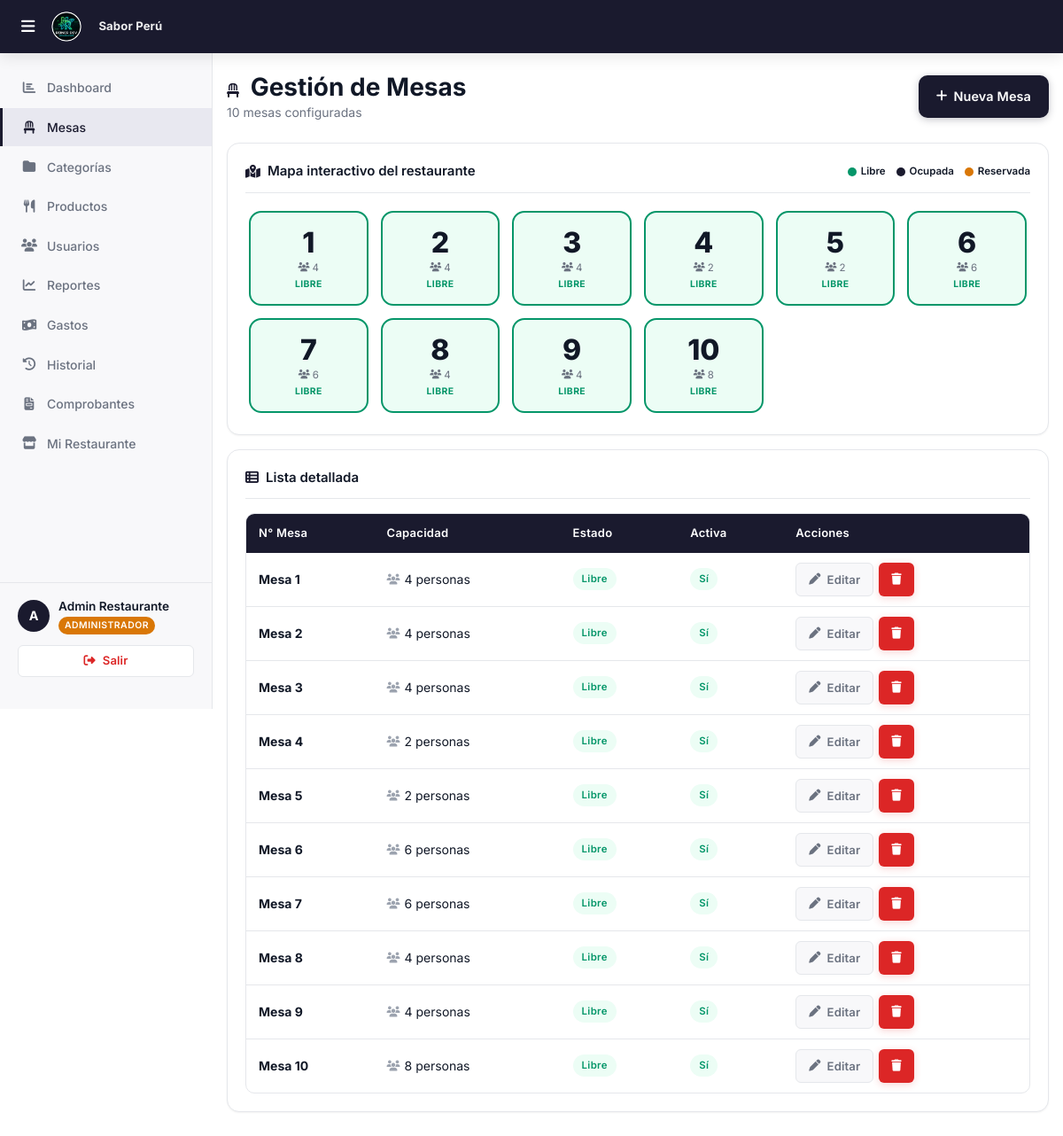
Page /roles/admin/mesas.php (signed in) on the committed database.
### tables this page shows
CREATE TABLE IF NOT EXISTS facturacion_config (
    id                  INT PRIMARY KEY AUTO_INCREMENT,
    restaurante_id      INT          NOT NULL UNIQUE,
    ruc                 VARCHAR(11)  DEFAULT NULL,
    razon_social        VARCHAR(200) DEFAULT NULL,
    direccion_fiscal    VARCHAR(300) DEFAULT NULL,
    serie_boleta        VARCHAR(4)   DEFAULT 'B001',
    serie_factura       VARCHAR(4)   DEFAULT 'F001',
    correlativo_boleta  INT          DEFAULT 0,
    correlativo_factura INT          DEFAULT 0,
    pie_mensaje         VARCHAR(300) DEFAULT '¡Gracias por su visita!',
    logo                VARCHAR(255) DEFAULT NULL,
    updated_at          TIMESTAMP    DEFAULT CURRENT_TIMESTAMP ON UPDATE CURRENT_TIMESTAMP,
    FOREIGN KEY (restaurante_id) REFERENCES restaurantes(id) ON DELETE CASCADE
);

CREATE TABLE IF NOT EXISTS restaurantes (
    id         INT PRIMARY KEY AUTO_INCREMENT,
    nombre     VARCHAR(100) NOT NULL,
    logo       VARCHAR(255) DEFAULT NULL,
    activo     TINYINT(1)   DEFAULT 1,
    created_at TIMESTAMP    DEFAULT CURRENT_TIMESTAMP
);

CREATE TABLE IF NOT EXISTS mesas (
    id              INT PRIMARY KEY AUTO_INCREMENT,
    restaurante_id  INT NOT NULL,
    numero          INT NOT NULL,
    capacidad       INT DEFAULT 4,
    estado          ENUM('libre','ocupada','reservada') DEFAULT 'libre',
    activo          TINYINT(1) DEFAULT 1,
    FOREIGN KEY (restaurante_id) REFERENCES restaurantes(id) ON DELETE CASCADE,
    UNIQUE KEY uk_mesa_numero (restaurante_id, numero)
);

### roles/admin/mesas.php (the view, shortened to what this page needs)
<?php
$restauranteId = $_SESSION['restaurante_id'];
$db = getDB();
$stMesas = $db->prepare("
    SELECT m.*,
           p.id  AS pedido_id,
           p.tipo,
           p.total,
           p.created_at AS pedido_inicio,
           COUNT(pi.id) AS num_items
    FROM mesas m
    LEFT JOIN pedidos p  ON p.mesa_id = m.id AND p.estado = 'activo'
    LEFT JOIN pedido_items pi ON pi.pedido_id = p.id
    WHERE m.restaurante_id = ?
    GROUP BY m.id, p.id
    ORDER BY m.numero ASC
");
$stMesas->execute([$restauranteId]);
$mesas = $stMesas->fetchAll();
require_once '../../includes/header.php';
?>
        <div class="page-content">
            <div class="d-flex align-center justify-between mb-24">
                <div>
                    <h1><i class="fa-solid fa-chair" style="font-size:1rem;margin-right:6px;color:var(--primary);"></i> Gestión de Mesas</h1>
                    <p><?= count($mesas) ?> mesas configuradas</p>
                </div>
                <button class="btn btn-primario" onclick="Modal.abrir('modal-nueva-mesa')" id="btn-nueva-mesa">
                    <i class="fa-solid fa-plus"></i> Nueva Mesa
                </button>
            </div>
            <div class="card mb-16">
                <div class="card-title">
                    <i class="fa-solid fa-map-location-dot"></i> Mapa interactivo del restaurante
                    <span style="margin-left:auto;display:flex;gap:12px;font-size:.72rem;font-weight:600;">
                        <span style="display:flex;align-items:center;gap:5px;"><span style="width:10px;height:10px;border-radius:50%;background:var(--success);display:inline-block;"></span> Libre</span>
                        <span style="display:flex;align-items:center;gap:5px;"><span style="width:10px;height:10px;border-radius:50%;background:var(--primary);display:inline-block;"></span> Ocupada</span>
                        <span style="display:flex;align-items:center;gap:5px;"><span style="width:10px;height:10px;border-radius:50%;background:var(--warning);display:inline-block;"></span> Reservada</span>
                    </span>
                </div>
                <div class="mesas-map-grid" id="mesas-map-grid">
                    <?php foreach ($mesas as $m): ?>
                    <div class="mesa-map-card <?= $m['activo'] ? $m['estado'] : 'inactiva' ?>"
                         data-id="<?= $m['id'] ?>"
                         onclick="<?= $m['activo'] ? "clickMesa(".htmlspecialchars(json_encode($m)).")" : "Toast.advertencia('Mesa inactiva')" ?>">
                        <div class="map-num"><?= $m['numero'] ?></div>
                        <div class="map-cap"><i class="fa-solid fa-users" style="font-size:.65rem;"></i> <?= $m['capacidad'] ?></div>
                        <?php if ($m['pedido_id']): ?>
                            <div class="map-est" style="color:var(--primary);font-weight:800;">S/ <?= number_format($m['total'], 2) ?></div>
                        <?php else: ?>
                            <div class="map-est"><?= $m['activo'] ? strtoupper($m['estado']) : 'INACTIVA' ?></div>
                        <?php endif; ?>
                    </div>
                    <?php endforeach; ?>
                </div>
            </div>
            <div class="card">
                <div class="card-title"><i class="fa-solid fa-table-list"></i> Lista detallada</div>
                <div class="table-wrap">
                    <table>
                        <thead>
                            <tr>
                                <th>N° Mesa</th>
                                <th>Capacidad</th>
                                <th>Estado</th>
                                <th>Activa</th>
                                <th>Acciones</th>
                            </tr>
                        </thead>
                        <tbody id="tbody-mesas">
                            <?php foreach ($mesas as $m): ?>
                            <tr data-id="<?= $m['id'] ?>">
                                <td><strong>Mesa <?= $m['numero'] ?></strong></td>
                                <td>
                                    <span style="display:flex;align-items:center;gap:5px;">
                                        <i class="fa-solid fa-users" style="color:var(--text-muted);font-size:.75rem;"></i>
                                        <?= $m['capacidad'] ?> personas
                                    </span>
                                </td>
                                <td>
                                    <span class="badge <?= ['libre'=>'badge-verde','ocupada'=>'badge-azul','reservada'=>'badge-naranja'][$m['estado']] ?? 'badge-verde' ?>">
                                        <?= ucfirst($m['estado']) ?>
                                    </span>
                                </td>
                                <td>
                                    <span class="badge <?= $m['activo'] ? 'badge-verde' : 'badge-gris' ?>">
                                        <?= $m['activo'] ? 'Sí' : 'No' ?>
                                    </span>
                                </td>
                                <td>
                                    <div style="display:flex;gap:6px;">
                                        <button class="btn btn-ghost btn-sm"
                                            onclick="editarMesa(<?= htmlspecialchars(json_encode($m)) ?>)">
                                            <i class="fa-solid fa-pen"></i> Editar
                                        </button>
                                        <button class="btn btn-peligro btn-sm"
                                            onclick="eliminarMesa(<?= $m['id'] ?>, <?= $m['numero'] ?>)">
                                            <i class="fa-solid fa-trash"></i>
                                        </button>
                                    </div>
                                </td>
                            </tr>
                            <?php endforeach; ?>
                        </tbody>
                    </table>
                </div>
            </div>
        </div>
<?php require_once '../../includes/footer.php'; ?>

### includes/header.php (shortened to what this page needs)
<?php
$_brandingLogo   = BASE_URL . '/assets/logo.png';
$_brandingNombre = 'R.DEV';
if (!empty($_SESSION['restaurante_id']) && $_SESSION['rol'] !== 'superadmin') {
    try {
        $_dbB = getDB();
        $_stB = $_dbB->prepare("
            SELECT fc.logo, fc.nombre_comercial, r.nombre
            FROM restaurantes r
            LEFT JOIN facturacion_config fc ON fc.restaurante_id = r.id
            WHERE r.id = ?
        ");
        $_stB->execute([$_SESSION['restaurante_id']]);
        $_brand = $_stB->fetch();
        if ($_brand) {
            $_brandingNombre = htmlspecialchars(
                !empty($_brand['nombre_comercial']) ? $_brand['nombre_comercial'] : $_brand['nombre']
            );
        }
    } catch (Exception $_eB) {  }
}
?>
<!DOCTYPE html>
<html lang="es">
<head>
    <link rel="stylesheet" href="https://cdnjs.cloudflare.com/ajax/libs/font-awesome/6.5.1/css/all.min.css">
    <link rel="stylesheet" href="<?= BASE_URL ?>/assets/css/main.css?v=<?= filemtime(__DIR__ . '/../assets/css/main.css') ?>">
</head>
<body>
<nav class="navbar">
    <div class="navbar-brand">
        <?php if ($_SESSION['rol'] === 'superadmin'): ?>
            <img src="<?= BASE_URL ?>/assets/logo.png" alt="R.DEV" style="height:32px;width:auto;">
        <?php else: ?>
            <img src="<?= $_brandingLogo ?>" alt="<?= $_brandingNombre ?>"
                 style="height:36px;width:auto;max-width:120px;object-fit:contain;border-radius:4px;">
            <span style="font-size:.82rem;font-weight:700;color:rgba(255,255,255,.92);margin-left:8px;
                         max-width:160px;overflow:hidden;text-overflow:ellipsis;white-space:nowrap;
                         letter-spacing:.01em;">
                <?= $_brandingNombre ?>
            </span>
        <?php endif; ?>
    </div>
</nav>
<div class="layout-admin">
    <?php include __DIR__ . '/sidebar.php'; ?>
    <div class="main-content">

### rows in the picture
facturacion_config: restaurante.nombre "Sabor Perú"
mesas: numero "1", capacidad "4", estado "LIBRE", estado "Libre", activo "Sí"
mesas: numero "2", capacidad "4", estado "LIBRE", estado "Libre", activo "Sí"
mesas: numero "3", capacidad "4", estado "LIBRE", estado "Libre", activo "Sí"
mesas: numero "4", capacidad "2", estado "LIBRE", estado "Libre", activo "Sí"
mesas: numero "5", capacidad "2", estado "LIBRE", estado "Libre", activo "Sí"
mesas: numero "6", capacidad "6", estado "LIBRE", estado "Libre", activo "Sí"
mesas: numero "7", capacidad "6", estado "LIBRE", estado "Libre", activo "Sí"
mesas: numero "8", capacidad "4", estado "LIBRE", estado "Libre", activo "Sí"
mesas: numero "9", capacidad "4", estado "LIBRE", estado "Libre", activo "Sí"
mesas: numero "10", capacidad "8", estado "LIBRE", estado "Libre", activo "Sí"

### other values in the picture
$nombreInicial "A"
$_SESSION['nombre'] "Admin Restaurante"
$rolLabel "ADMINISTRADOR"
count($mesas) "10"
